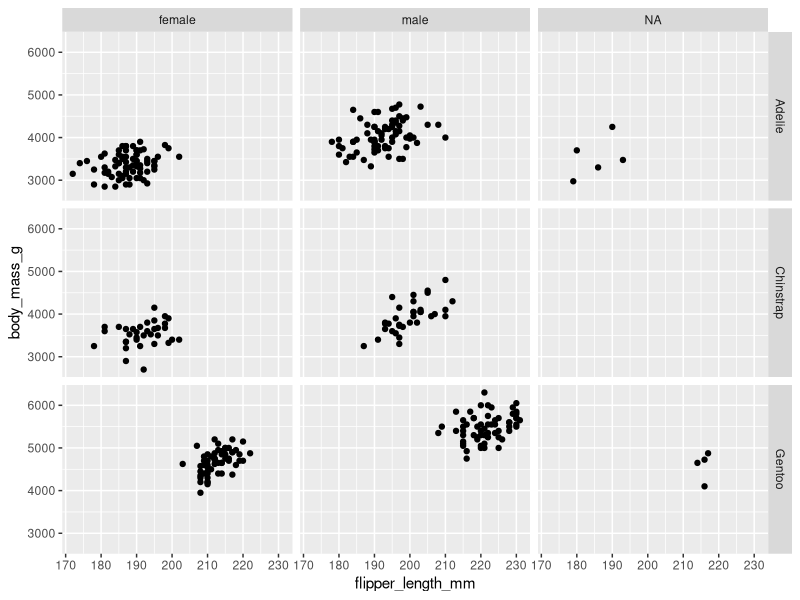
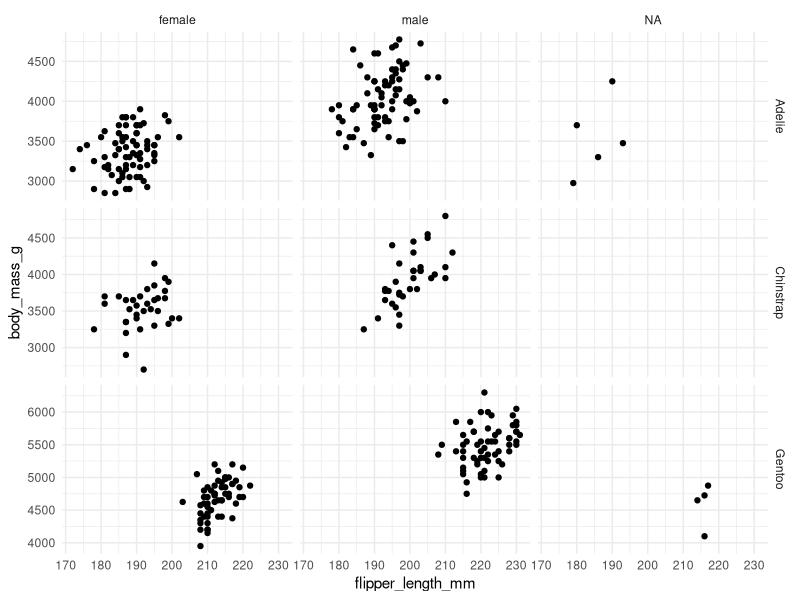

The R source for these figures, in order:

            library(ggplot2)
            library(palmerpenguins)
            built_answer <- tryCatch(
                {
                    set.seed(42)
                    ggplot(penguins, aes(x = flipper_length_mm, y = body_mass_g)) + geom_point() + facet_grid(species ~ sex)
                    suppressWarnings(
                        if (!file.exists("/sandbox/figures/body-mass_flipper-length_scatter_facet_species_sex_answer.png")) {
                            ggsave(
                                width = 3,
                                height = 3,
                                "/sandbox/figures/body-mass_flipper-length_scatter_facet_species_sex_answer.png"
                            )
                        }
                    )
                    suppressWarnings(
                        ggplot_build(last_plot())
                    )
                },
                error = function(e) {
                    'ERROR'
                }
            )
            built_submission <- tryCatch(
                {
                    set.seed(42)
                    ggplot(penguins, aes(x = flipper_length_mm, y = body_mass_g)) +
  geom_point() +
  facet_grid(species ~ sex, scales = "free_y") +
  theme_minimal()
                    suppressWarnings(
                        ggsave(
                            width = 3,
                            height = 3,
                            "figures/body-mass_flipper-length_scatter_facet_species_sex_submission_ministral.png"
                        )
                    )
                    suppressWarnings(
                        ggplot_build(last_plot())
                    )
                },
                error = function(e) {
                    'ERROR'
                }
            )
            cat(isTRUE(all.equal(built_answer, built_submission)))
        
